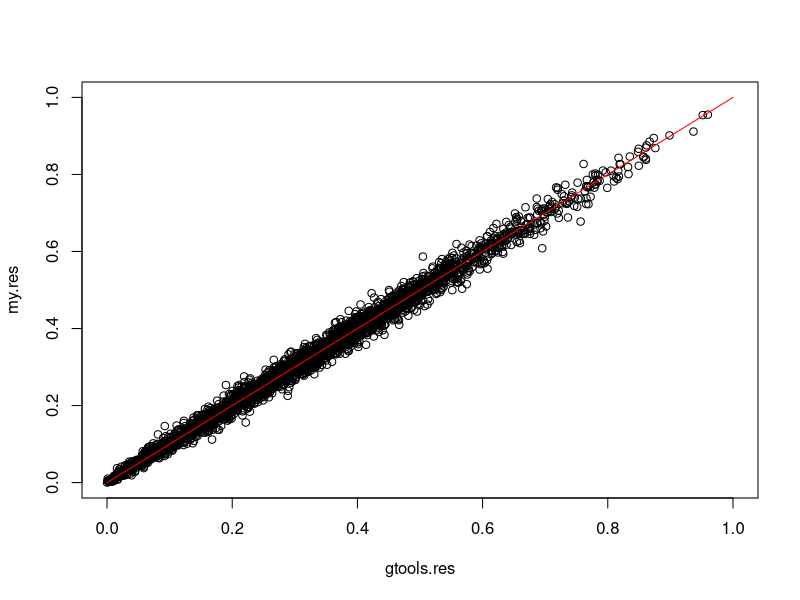

Write R code to recreate this figure.
rm(list=ls(all=TRUE))
library('gtools')

set.seed(1)

peso=100
alpha=c(0.1,0.6,0.3)*peso

#Dirichlet gtools
n=10000
k=rdirichlet(n,alpha=alpha)
colMeans(k)
apply(k,2,var)

#Dirichlet mine
ntipo=length(alpha)
tmp=matrix(NA,n,ntipo)
for (i in 1:n){
  tmp[i,]=rgamma(ntipo,alpha)
}
tmp1=tmp/rowSums(tmp)
colMeans(tmp1)
apply(tmp1,2,var)

#--------------------------------
n=1000
ntipos=3
alpha=matrix(NA,n,ntipos)
gtools.res=matrix(NA,n,ntipos)
peso=1000
for (i in 1:n){
  tmp=runif(ntipos)
  alpha[i,]=tmp*peso
  gtools.res[i,]=rdirichlet(1,alpha[i,])
}

tmp=matrix(rgamma(n*ntipos,alpha),n,ntipos)
my.res=tmp/rowSums(tmp)

rango=c(0,1)
plot(gtools.res,my.res,xlim=rango,ylim=rango)
lines(rango,rango,col='red')